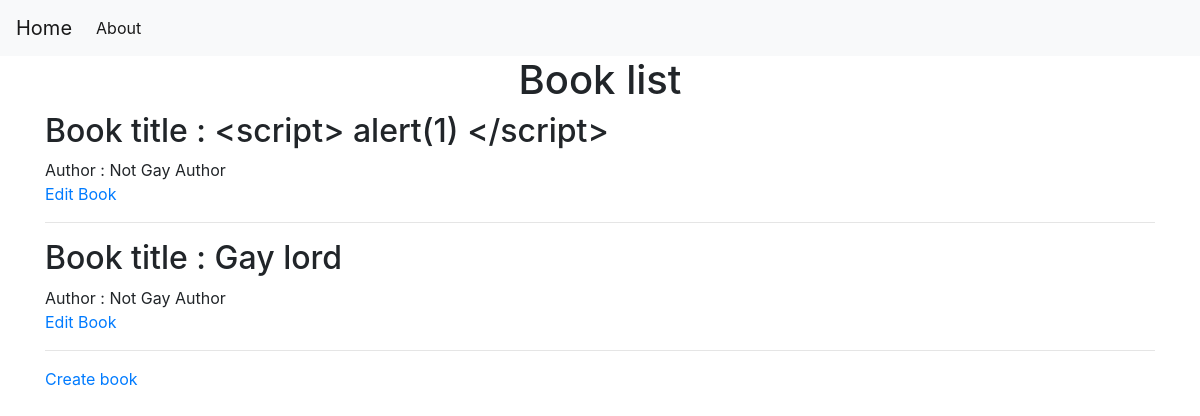
Screenshot of /book with the database file from the repository.
### tables this page shows
CREATE TABLE book (
    bookid INTEGER PRIMARY KEY ,
    title TEXT NOT NULL,
    authorid INTEGER,
    FOREIGN KEY(authorid) REFERENCES author(authorid)
);

CREATE TABLE author (
    authorid INTEGER PRIMARY KEY ,
    name TEXT NOT NULL,
    priority TEXT NOT NULL
);

### app.py (the view)
@app.route('/book')
def showbook():
    conn = get_db_connection()
    books = conn.execute('SELECT * FROM book').fetchall()
    authors = conn.execute('SELECT * FROM author').fetchall()
    conn.close()
    return render_template('show_book.html', books=books,authors=authors)

### app.py (called while the page is built)
def get_db_connection():
    conn = sqlite3.connect('database.db')
    conn.row_factory = sqlite3.Row
    return conn

### templates/show_book.html (shortened to what this page needs)
{% extends 'base.html' %}
{% block content %}
    <h1>{% block title %} <center> Book list </center> {% endblock %}</h1>
    {% for book in books %}
            <h2>Book title : {{ book.title }}</h2>
            {% for author in authors %}
                {% if book.authorid == author.authorid%}
                    Author : {{ author.name }}
                {% endif %}
            {% endfor %}
        <br>
        <a href="{{ url_for('editbook',id= book.bookid) }}">Edit Book</a>
        <hr>
    {% endfor %}
    <a href="{{ url_for('createbook')}}">Create book</a>
{% endblock %}

### rows the page displays
book: title "<script> alert(1) </script>"
author: name "Not Gay Author"
book: title "Gay lord"
